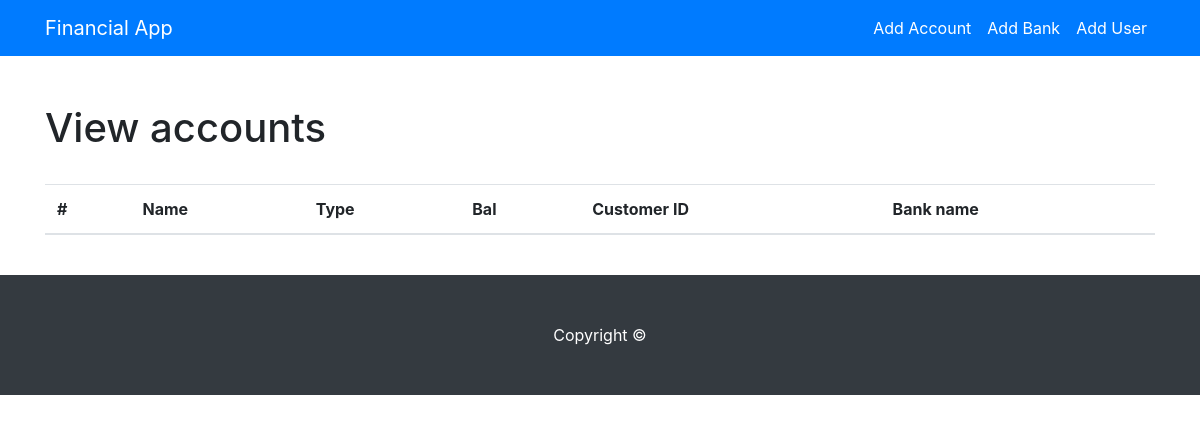
Before: /users/main/ with the older database file.
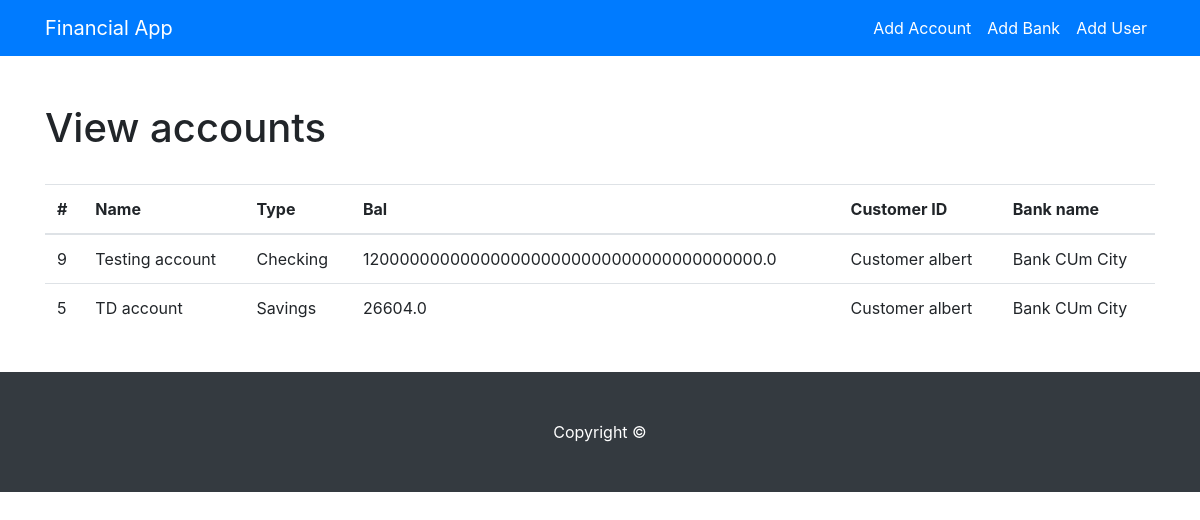
After: the same page with the newer database file.
### users/models.py (models this page shows, shortened)
class Account(models.Model):
    account_num = models.IntegerField()
    account_name = models.CharField(max_length=100, default="My Account")
    account_type = models.CharField(max_length=100, default="Checking")
    account_bal = models.DecimalField(max_digits=100, decimal_places=1)
    customer_id = models.ForeignKey(Customer, on_delete=models.CASCADE)
    bank_name = models.ForeignKey(Bank, on_delete=models.CASCADE)

class Customer(models.Model):
    customer_id = models.AutoField(primary_key=True, default=0)
    last_name = models.CharField(max_length=100, default="lastname")
    first_name = models.CharField(max_length=100, default="first")
    phone_number = models.CharField(max_length=100, default="phone")
    email = models.CharField(max_length=100, default="email")
    def __str__(self):
        return "Customer {}".format(self.last_name)

class Bank(models.Model):
    bank_name = models.CharField(max_length=100, default="bank")
    routing_number = models.IntegerField()
    bank_phone = models.CharField(max_length=100)
    def __str__(self):
        return "Bank {}".format(self.bank_name)

### users/views.py (the view)
def main_page(request):
    template_name = 'users/table.html'
    accounts = Account.objects.all()
    context = {
            'accounts': accounts
    }
    return render(request, template_name, context)

### users/templates/users/table.html
{% extends "users/base.html"%}
{%block content%}
<br><br>
<h1> View accounts </h1>
<br>
<table class="table">
  <thead>
    <tr>
      <th scope="col">#</th>
      <th scope="col">Name</th>
      <th scope="col">Type</th>
      <th scope="col">Bal</th>
      <th scope="col">Customer ID</th>
      <th scope="col">Bank name</th>
    </tr>
  </thead>
  <tbody>
	{%for account in accounts%}
    <tr>
      <td>{{account.account_num}}</td>
      <td>{{account.account_name}}</td>
      <td>{{account.account_type}}</td>
      <td>{{account.account_bal}}</td>
      <td>{{account.customer_id}}</td>
      <td>{{account.bank_name}}</td>
    </tr>
	{%endfor%}
  </tbody>
</table>
<br>
{%endblock content%}

Changed rows visible on the page:
added Account: account_num "9", account_name "Testing account", account_type "Checking", account_bal "1200000000000000000000000000000000000000.0", customer_id "Customer albert", bank_name "Bank CUm City"
added Account: account_num "5", account_name "TD account", account_type "Savings", account_bal "26604.0", customer_id "Customer albert", bank_name "Bank CUm City"
